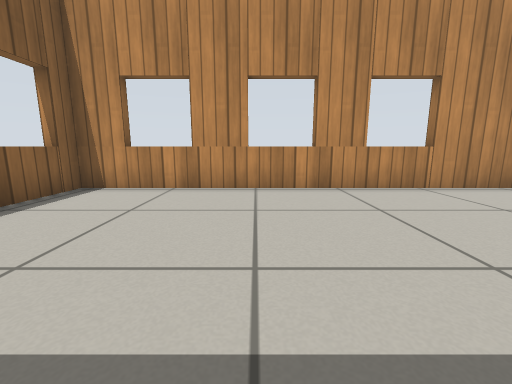
[1] (above)

21 first-person views from a walk through a Gazebo world. The camera is 0.5 m above the floor, tilts 10° down and sees 90° across. The floor is counted in squares, 0.5 m on a side. Each view is taken from the middle of a square. On the plan, view 1 faces up. The plan holds only what a view shows up to about 11 squares ahead; the rest is blank. Gazebo's built-in surfaces are drawn with simple patterns.

[2]
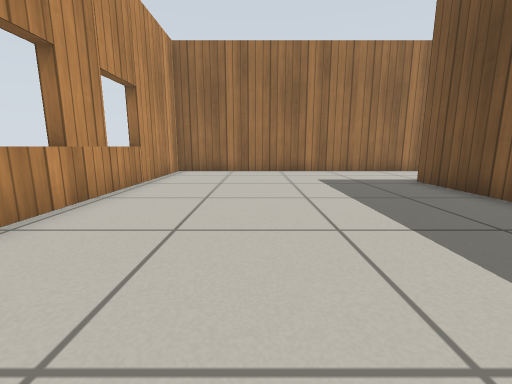

[3]
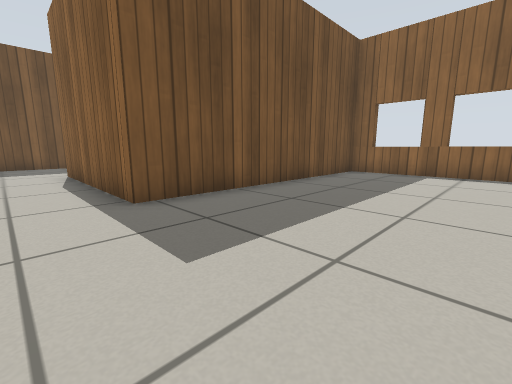

[4]
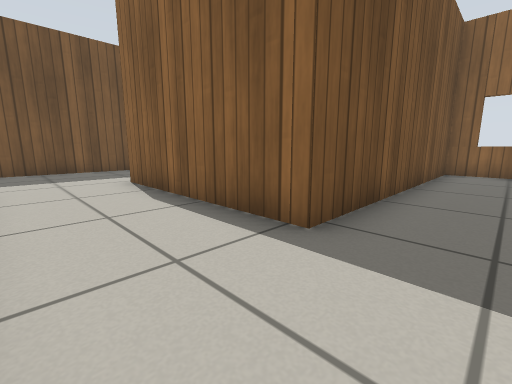

[5]
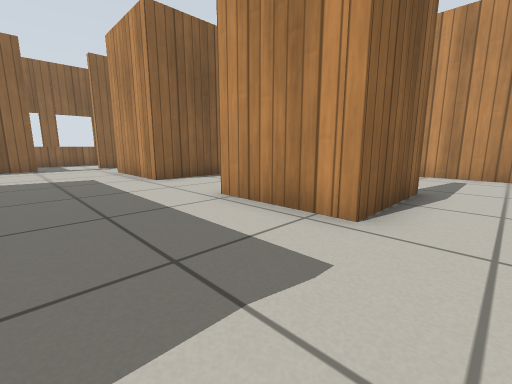

[6]
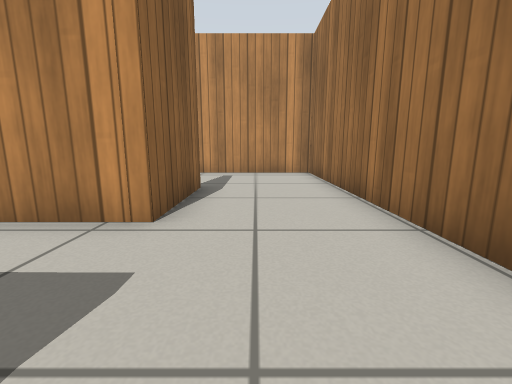

[7]
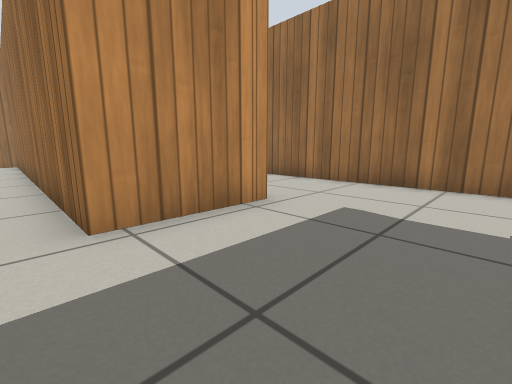

[8]
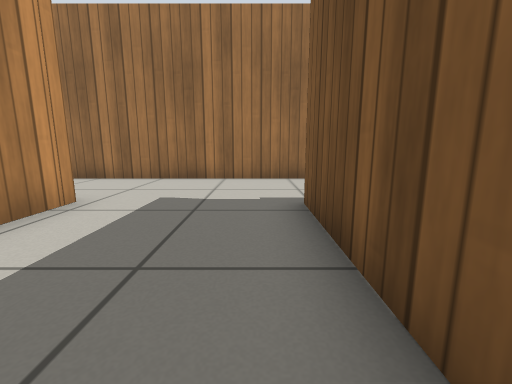

[9]
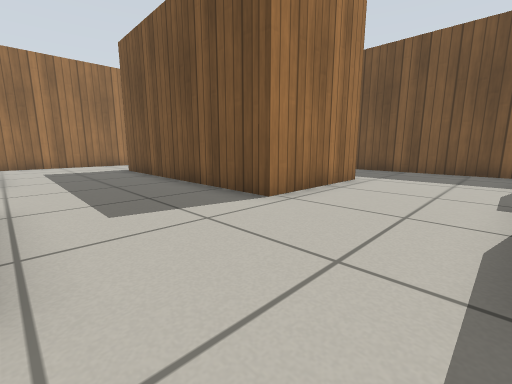

[10]
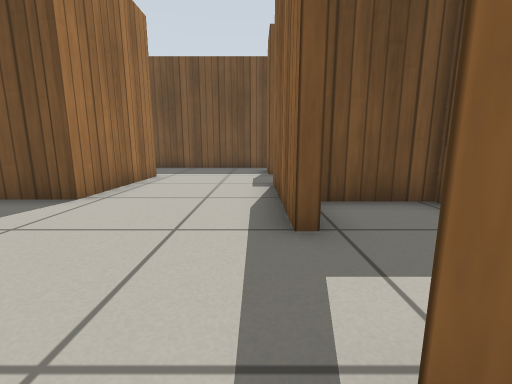

[11]
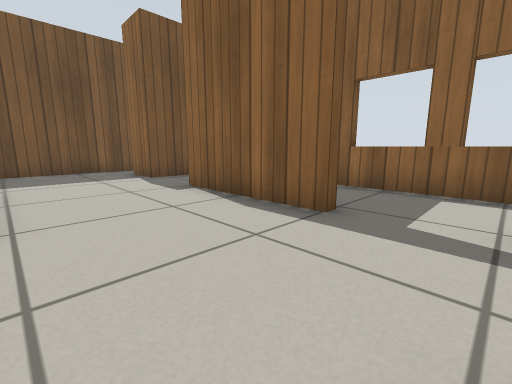

[12]
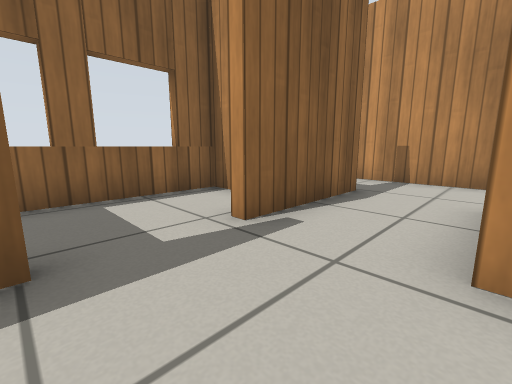

[13]
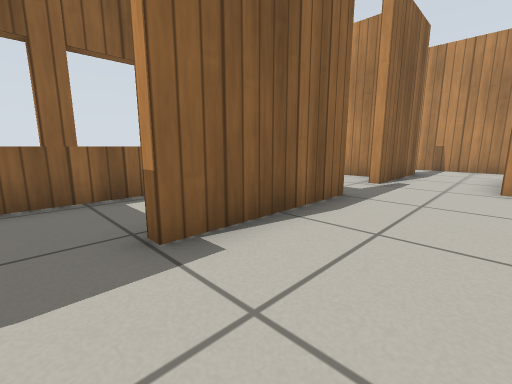

[14]
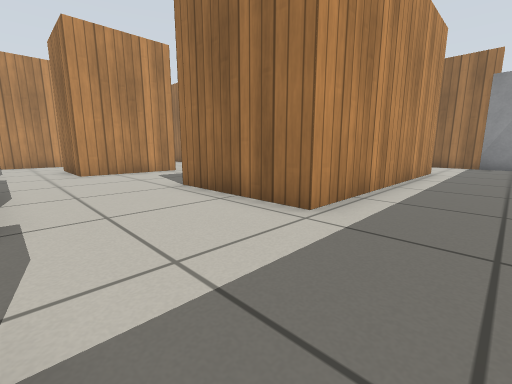

[15]
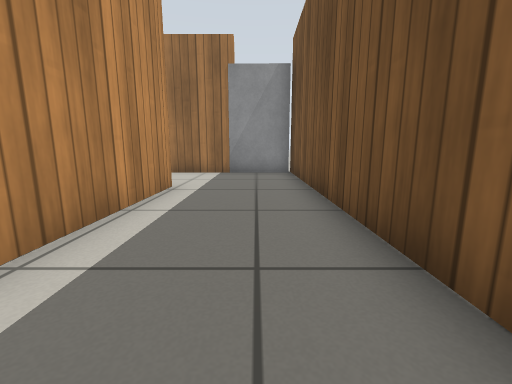

[16]
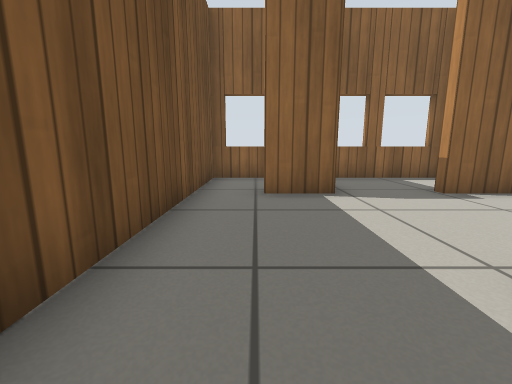

[17]
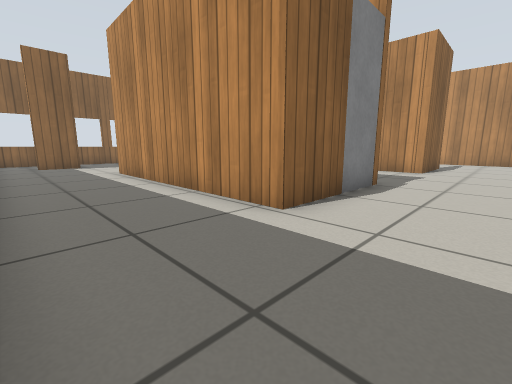

[18]
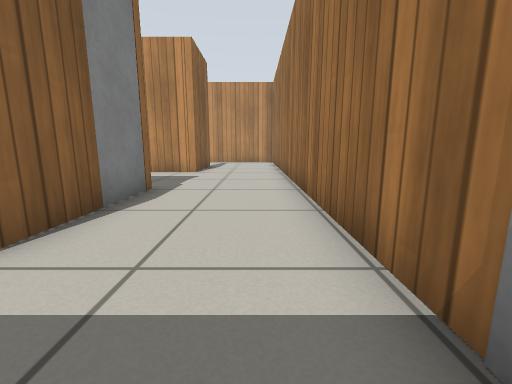

[19]
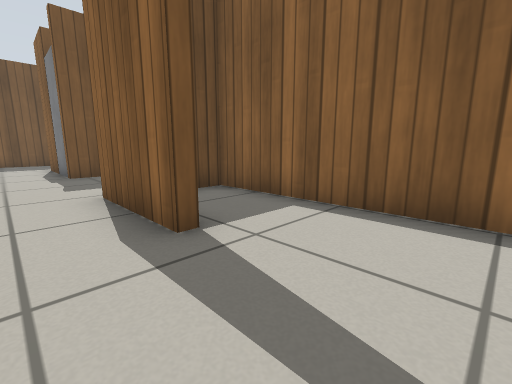

[20]
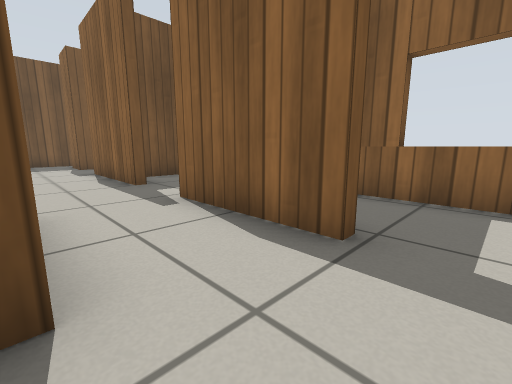

[21]
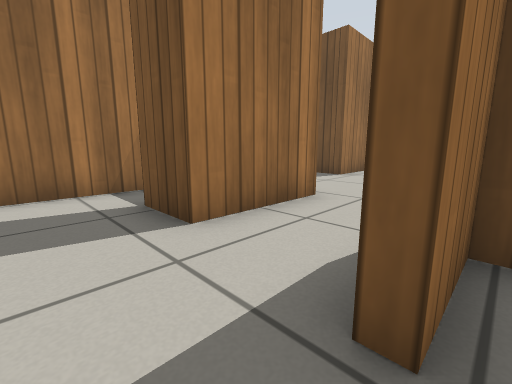

### Floor plan
Points are (right, up) in squares from view 1. A wall is a line through its corners. A room is listed if a view was taken in it or the views show most of it. See-through windows are left out.
Room 1 (views 1, 2, 3, 4, 5, 6, 7, 8, 19)
walls: (10.5, -4.6) (10.5, -7.7); (10.8, -7.7) (7.6, -7.7) (7.6, 6.2) (-4.3, 6.2) (-4.3, -1.7) (4.4, -1.7) (4.4, -7.7) (2.5, -7.7); (2.4, -11.8) (10.5, -11.9); (14.1, -11.5) (14.1, -1) (11.4, -1)
ways out: opening at (3.5, -9.5) to room 2; opening at (12, -12) to room 4; opening at (11, -3) to room 6
Room 2 (views 9, 10, 11, 12, 21)
walls: (-1.9, -9.9) (-1.5, -9.9) (-1.5, -13.9); (2.5, -7.7) (0.9, -7.7) (0.9, -4.7); (-1.5, -4.1) (-1.5, -7.8); (-4.3, -2.9) (-4.3, -5.4); (0.9, -2) (-2.5, -2); (2.4, -13.6) (2.4, -11.8)
low walls: (-1.8, -6) (-1.8, -4.1)
ways out: opening at (3.5, -9.5) to room 1; opening at (0.5, -12.5) to room 3; opening at (1.5, -3.5) to room 5; opening at (-2, -8.5) to room 7
Room 3 (view 13)
walls: (-1.5, -13.9) (-1.9, -13.9); (-2.9, -16.3) (-1.5, -16.3); (-4.3, -12.1) (-4.3, -15.5); (2.4, -15.8) (2.4, -13.6)
ways out: opening at (0.5, -12.5) to room 2; opening at (0.5, -16) to room 4
Room 4 (views 14, 15, 16, 17, 18)
walls: (10.5, -13.7) (10.5, -15.9) (2.4, -15.8); (10.5, -11.9) (10.5, -12.2); (-1.5, -16.3) (-1.5, -17.8) (-1.9, -17.8); (14.1, -17) (14.1, -11.5); (-4.3, -17.6) (-4.3, -19.4) (13.5, -19.4)
ways out: opening at (12, -12) to room 1; opening at (0.5, -16) to room 3
objects: door leaf (10, -13); door leaf (14, -19) to (14, -18)
Room 5 (view 20)
walls: (0.9, -4.7) (2.5, -4.7); (4.1, -5.4) (4.1, -2.9)
ways out: opening at (1.5, -3.5) to room 2
Room 6 (no view inside)
walls: (7.9, -1.9) (7.9, -7.4); (11.4, -1) (9.7, -1)
ways out: opening at (11, -3) to room 1
Room 7 (no view inside)
walls: (-2.4, -6.2) (-4.3, -6.2) (-4.3, -11.7) (-2.2, -11.8)
ways out: opening at (-2, -8.5) to room 2

Where each view was taken, in squares from view 1:
view 1: 0 up, 0 right, facing up
view 2: 3 up, 3 left, facing right
view 3: 3 up, 6 right, facing down-left
view 4: 0 up, 7 right, facing down-left
view 5: 11 down, 12 right, facing up-left
view 6: 11 down, 12 right, facing up
view 7: 11 down, 7 right, facing up-right
view 8: 11 down, 6 right, facing right
view 9: 8 down, 1 left, facing down-right
view 10: 7 down, 1 left, facing down
view 11: 8 down, 2 right, facing down-left
view 12: 10 down, 1 right, facing up-left
view 13: 15 down, 1 right, facing up-left
view 14: 18 down, 1 left, facing up-right
view 15: 18 down, 4 right, facing right
view 16: 18 down, 4 right, facing left
view 17: 19 down, 13 right, facing up-left
view 18: 18 down, 13 right, facing up
view 19: 2 down, 12 right, facing down-left
view 20: 3 down, 1 right, facing down-left
view 21: 3 down, 2 left, facing down-right
